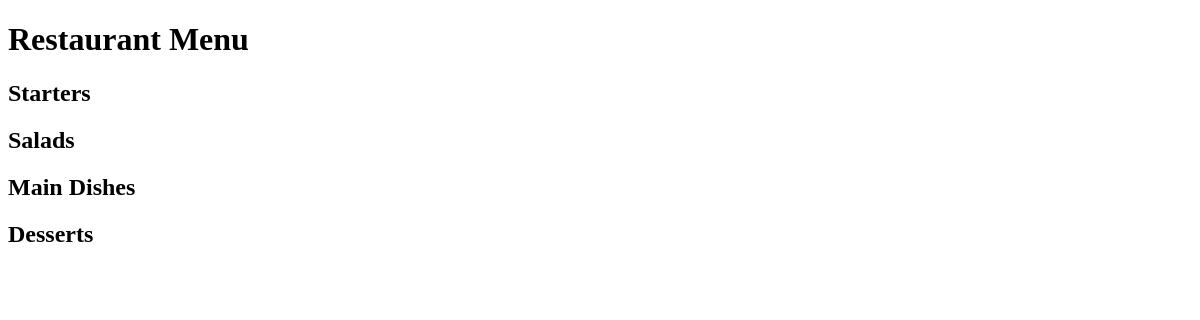
Before: / with the older database file.
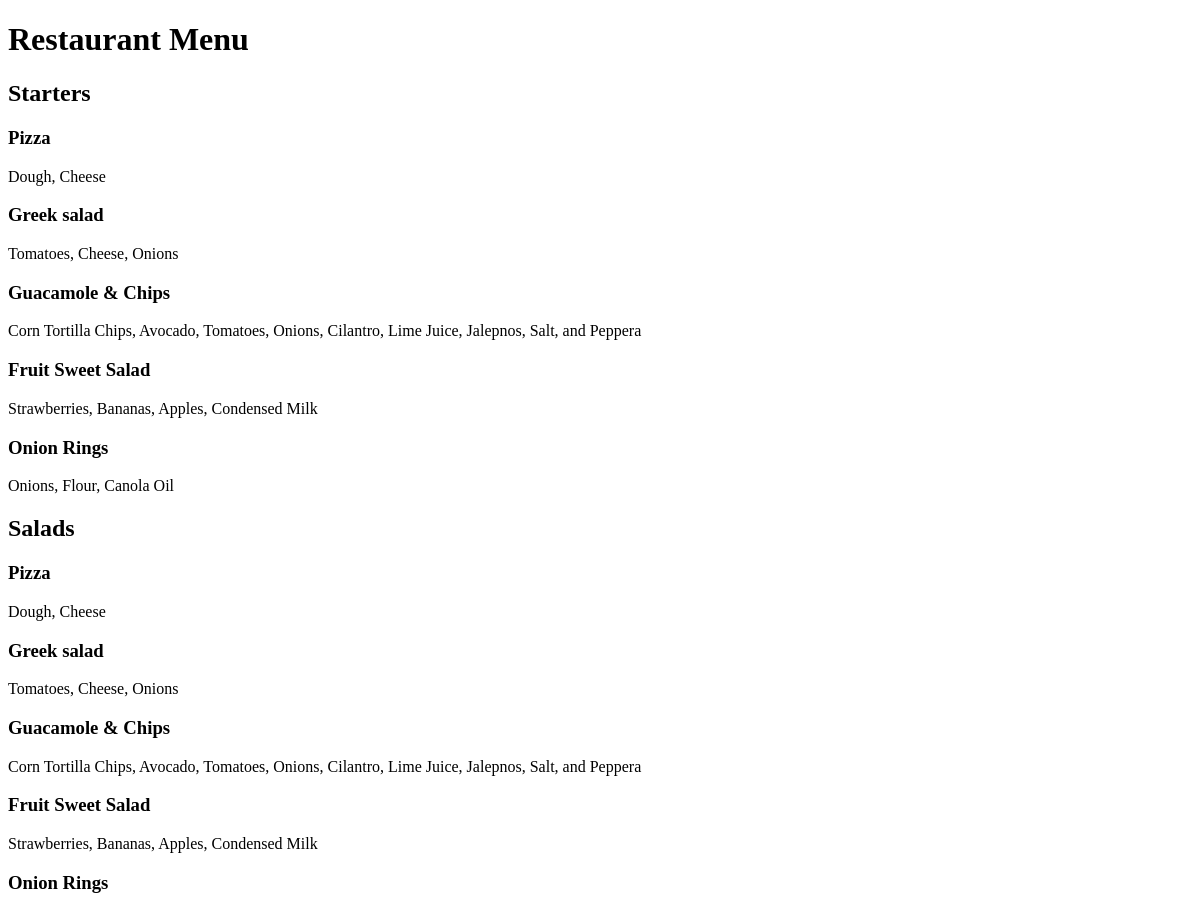
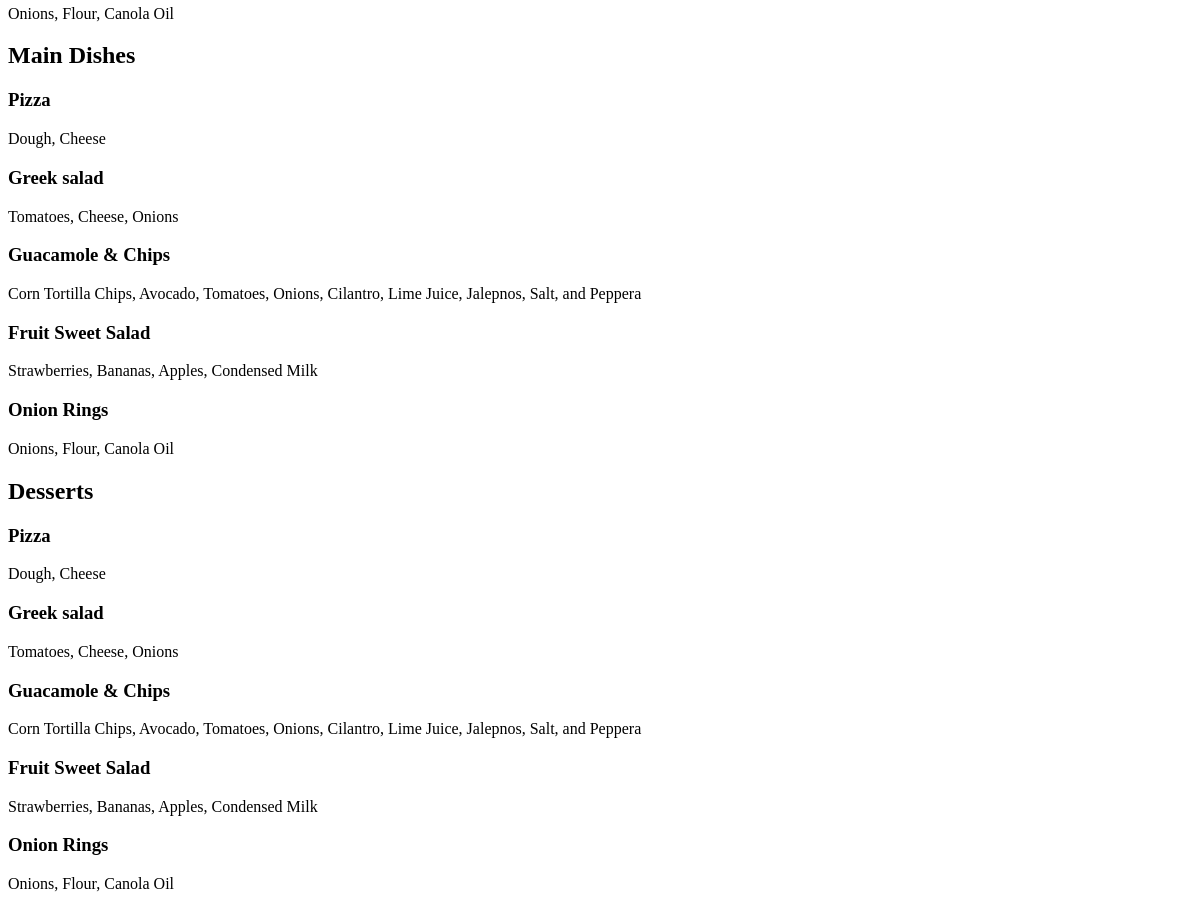
After: the same page with the newer database file (2 pictures, top to bottom).
### restaurant_menu/models.py (models this page shows, shortened)
class Item(models.Model):
    meal = models.CharField(max_length=1000, unique=True)
    description = models.CharField(max_length=2000)
    price = models.DecimalField(decimal_places=2, max_digits=10)
    meal_type = models.CharField(choices=MEAL_TYPE, max_length=200)
    author = models.ForeignKey(User, on_delete=models.PROTECT) #if author deleted, their created meals will not be deleted
    status = models.IntegerField(choices=STATUS, default=1)
    date_created = models.DateTimeField(auto_now_add=True)
    date_updated = models.DateTimeField(auto_now=True)

### restaurant_menu/views.py (the view)
# urls.py: path('', views.MenuList.as_view(), name='home') #homepage
class MenuList(generic.ListView):
    queryset = Item.objects.order_by("date_created")
    template_name = "index.html"
    def get_context_data(self, **kwargs):
        context = super().get_context_data(**kwargs)
        context['meals'] = MEAL_TYPE
        return context

### templates/index.html (shortened to what this page needs)
<!DOCTYPE html>
<html lang="en">
<head>
</head>
<body>
    <h1>Restaurant Menu</h1>
        {% for meal in meals %}
        <h2>{{  meal.1 }}</h2>
        {% for row in item_list %}
        <h3>{{ row.meal }}</h3>
            <p>{{ row.description }}</p>
        {% endfor %}
        {% endfor %}
</body>
</html>

Changed rows visible on the page:
added Item: meal "Pizza", description "Dough, Cheese"
added Item: meal "Greek salad", description "Tomatoes, Cheese, Onions"
added Item: meal "Guacamole & Chips", description "Corn Tortilla Chips, Avocado, Tomatoes, Onions, Cilantro, Lime Juice, Jalepnos, Salt, and Peppera"
added Item: meal "Fruit Sweet Salad", description "Strawberries, Bananas, Apples, Condensed Milk"
added Item: meal "Onion Rings", description "Onions, Flour, Canola Oil"
